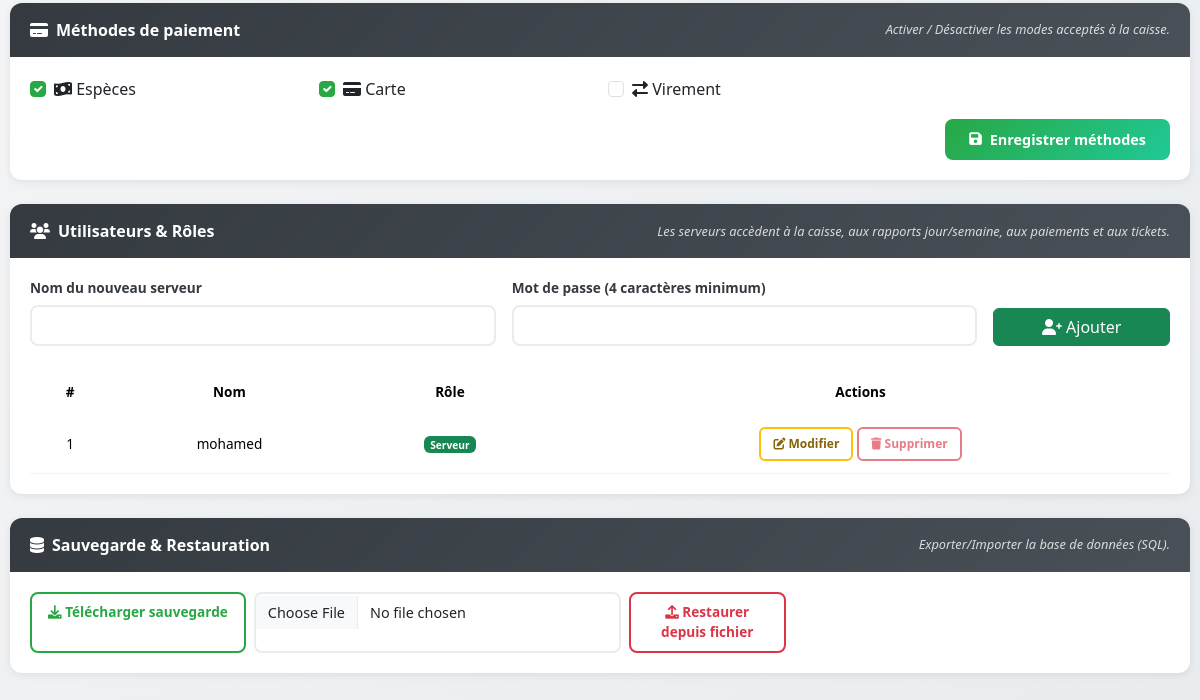
Page /php/parametres.php (signed in, lower part) on the earlier database version.
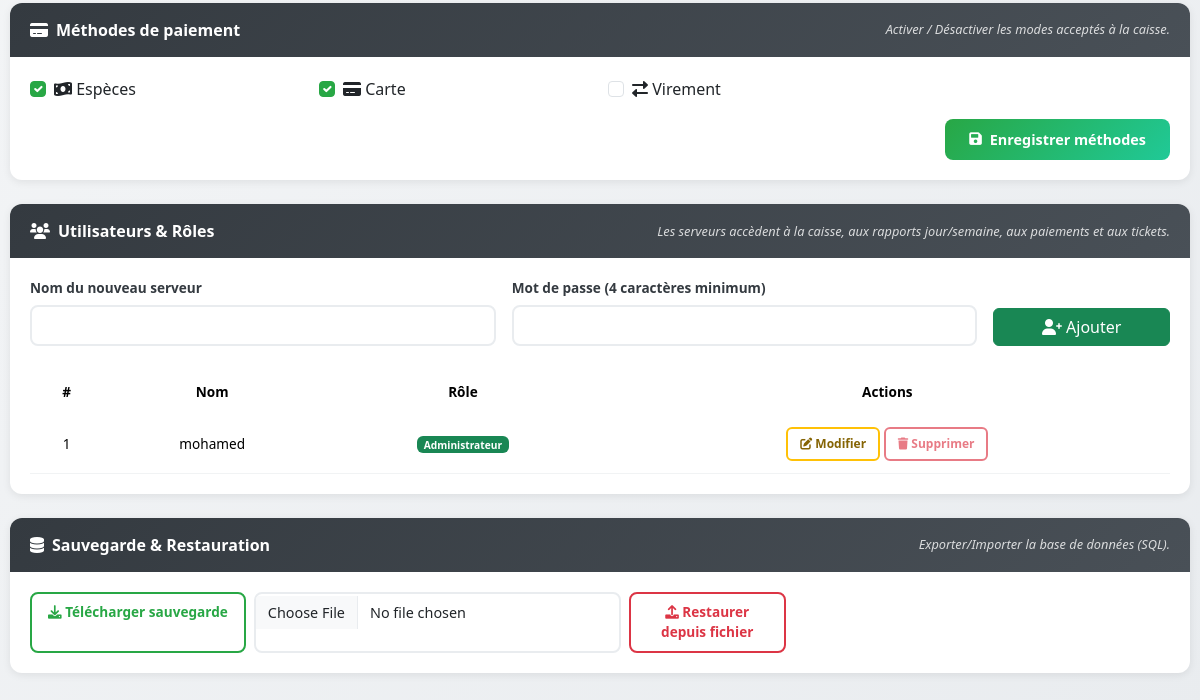
Same page on the later database version.
### tables this page shows
CREATE TABLE `users` (
  `id` int(11) NOT NULL,
  `username` varchar(255) NOT NULL,
  `password` varchar(255) NOT NULL,
  `role` enum('admin','server') NOT NULL DEFAULT 'server'
);

### php/parametres.php (the view, shortened to what the changed rows need)
<?php
require_once('db_connection.php');
$users=$pdo->query('SELECT id,username,role FROM users ORDER BY id')->fetchAll(PDO::FETCH_ASSOC);
$editUserId=(int)($_GET['edit_user']??0);
$message=$_SESSION['settings_message']??''; unset($_SESSION['settings_message']);
?>
<!doctype html><html lang="fr"><head><link href="https://cdnjs.cloudflare.com/ajax/libs/font-awesome/6.0.0/css/all.min.css" rel="stylesheet"><link href="https://cdn.jsdelivr.net/npm/bootstrap@5.3.2/dist/css/bootstrap.min.css" rel="stylesheet"><link rel="stylesheet" href="../css/global.css"><link rel="stylesheet" href="../css/parametres.css"></head><body>
<div class="container my-4"><h2 class="mb-3"><i class="fas fa-sliders-h"></i> Paramètres du Système</h2><?php if($message): ?><div class="alert alert-info"><?=htmlspecialchars($message)?></div><?php endif; ?>
<div class="card"><div class="card-body-custom">
<div class="table-responsive"><table class="table table-hover"><thead><tr><th>#</th><th>Nom</th><th>Rôle</th><th>Actions</th></tr></thead><tbody><?php foreach($users as $user): ?><tr><?php if($editUserId===(int)$user['id']): ?><form method="post"><td><?=$user['id']?><input type="hidden" name="id" value="<?=$user['id']?>"></td><td><input name="username" class="form-control" value="<?=htmlspecialchars($user['username'])?>" required></td><td><select name="role" class="form-select"><option value="admin" <?=$user['role']==='admin'?'selected':''?>>Administrateur</option><option value="server" <?=$user['role']==='server'?'selected':''?>>Serveur</option></select></td><td><button name="update_user" class="btn btn-sm btn-success"><i class="fas fa-save"></i> Enregistrer</button> <a href="parametres.php" class="btn btn-sm btn-secondary">Annuler</a></td></form><?php else: ?><td><?=$user['id']?></td><td><?=htmlspecialchars($user['username'])?></td><td><span class="badge bg-success"><?=$user['role']==='admin'?'Administrateur':'Serveur'?></span></td><td><a href="parametres.php?edit_user=<?=$user['id']?>" class="btn btn-sm btn-outline-warning"><i class="fas fa-edit"></i> Modifier</a> <form method="post" style="display:inline"><input type="hidden" name="id" value="<?=$user['id']?>"><button name="delete_user" class="btn btn-sm btn-outline-danger" <?=$user['id']===(int)($_SESSION['user_id']??0)?'disabled':''?> onclick="return confirm('Supprimer cet utilisateur ?')"><i class="fas fa-trash"></i> Supprimer</button></form></td><?php endif; ?></tr><?php endforeach; ?></tbody></table></div></div></div>
</div><script src="../js/global-time.js"></script></body></html>

Differences in the rows shown:
changed users "mohamed": role "Serveur" → "Administrateur"
